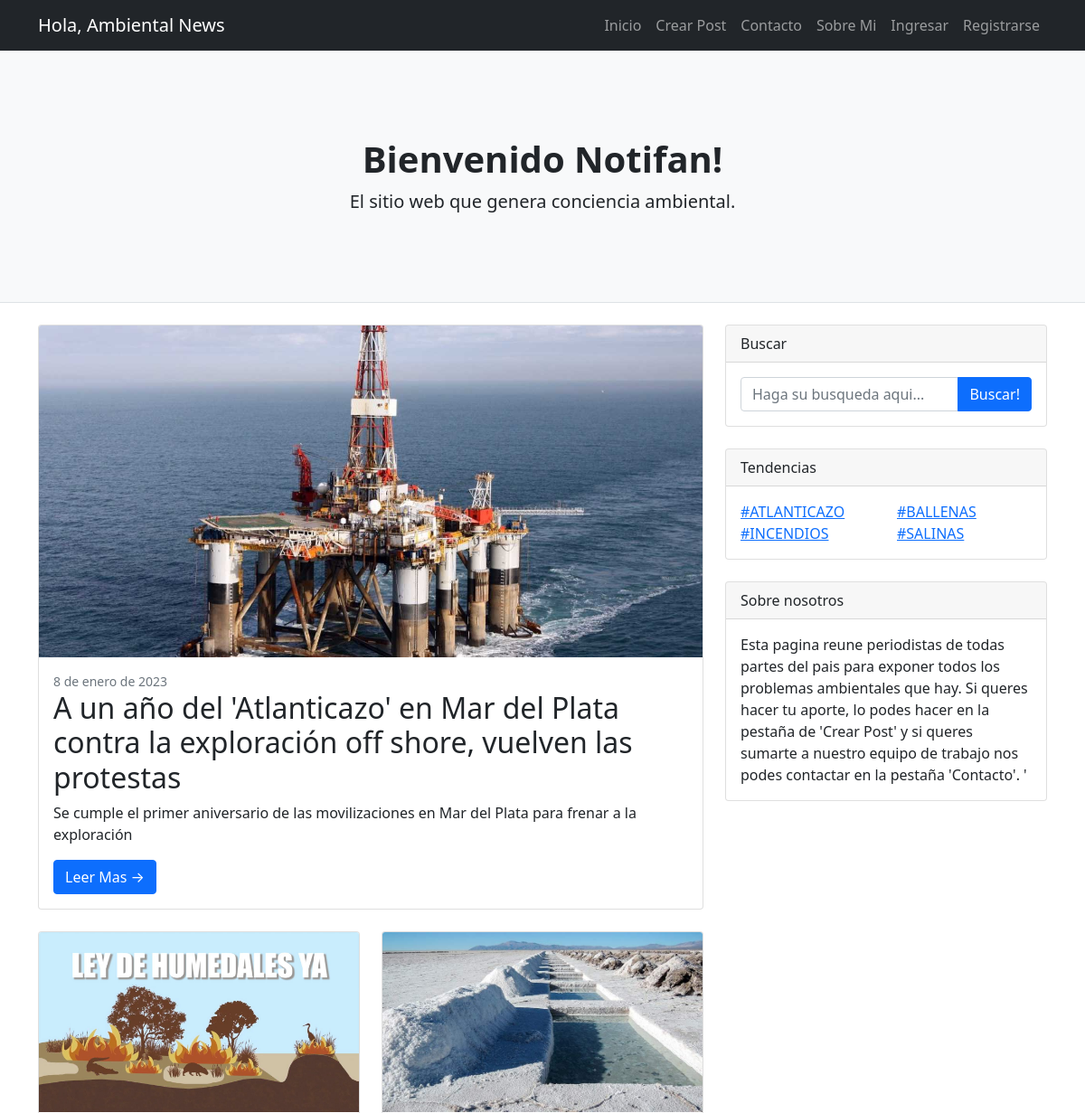
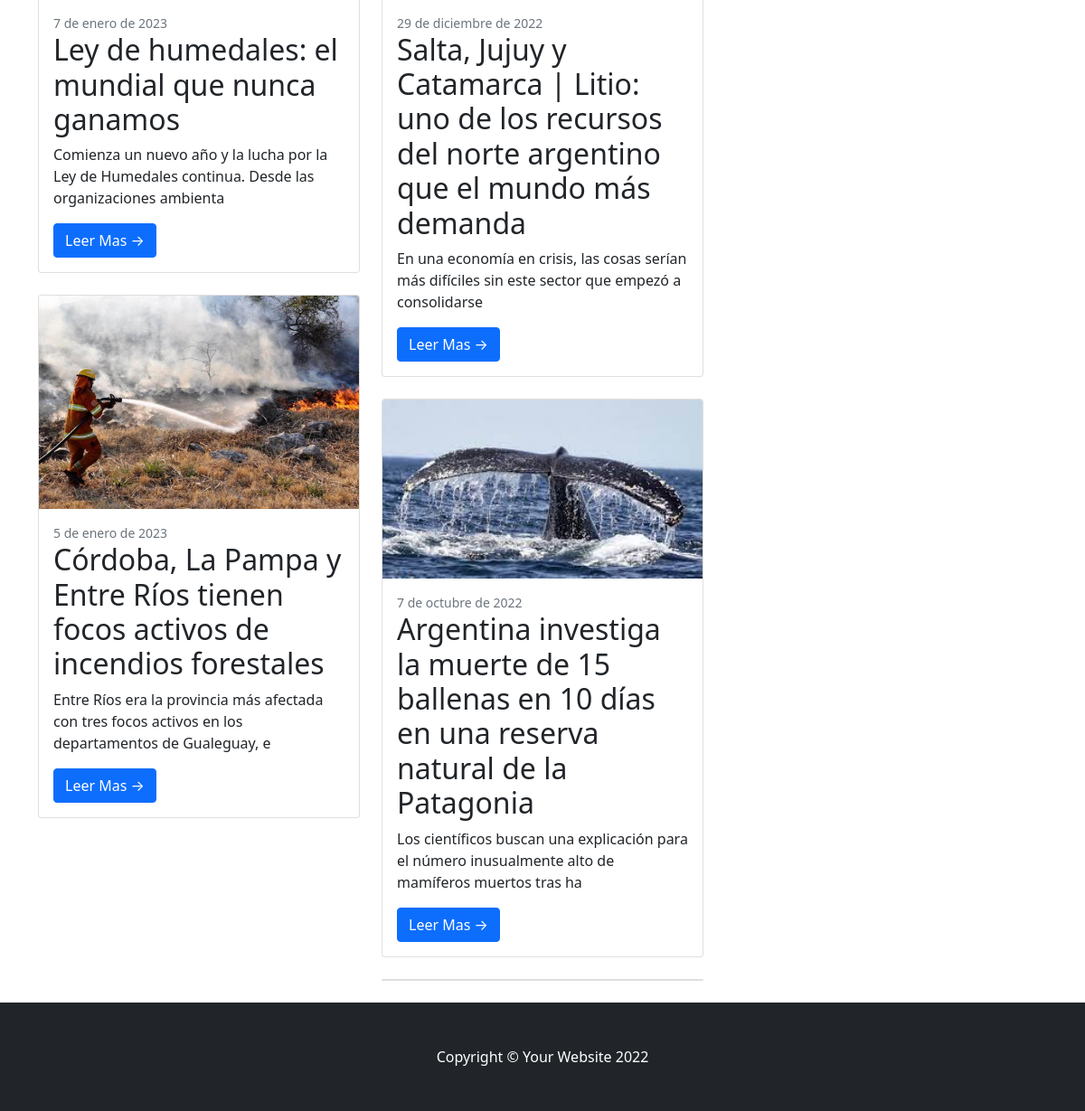
The app's page /ambientalnews/ with its own data (2 pictures, top to bottom).
### ambientalnews/models.py (models this page shows)
class Post(models.Model):
    titulo = models.CharField(max_length=100)
    sub_titulo = models.CharField(max_length=100)
    texto = models.TextField(max_length=3000)
    publicado_el = models.DateField()
    imagen = models.ImageField(upload_to="posteos", null="True", blank=True)

### ambientalnews/views.py (the view)
# urls.py: path('ambientalnews/', index, name='inicio'),
def index(request):
    posts = Post.objects.order_by('-publicado_el').all()
    return render(request, "ambientalnews/index.html", {"posts": posts})

### ambientalnews/templates/ambientalnews/index.html (shortened to what this page needs)
{% extends 'ambientalnews/base.html' %}
{% block contenido %}
<div class="container">
    <div class="row">
        <div class="col-lg-8">
            {% if posts %}
                <div class="card mb-4">
                    {% if posts.0 %}
                            <a href="#!"><img class="card-img-top" src="{{posts.0.imagen.url}}" alt="..." /></a>
                            <div class="card-body">
                                <div class="small text-muted">{{posts.0.publicado_el}}</div>
                                <h2 class="card-title">{{posts.0.titulo}}</h2>
                                <p class="card-text">{{posts.0.sub_titulo}}</p>
                                <a class="btn btn-primary" href="{% url 'post-detalle' posts.0.id %}">Leer Mas →</a>
                            </div>
                            {% endif %}
                </div>
                <div class="row">
                    <div class="col-lg-6">
                        <div class="card mb-4">
                            {% if posts.1 %}
                            <a href="#!"><img class="card-img-top" src="{{posts.1.imagen.url}}" alt="..." /></a>
                            <div class="card-body">
                                <div class="small text-muted">{{posts.1.publicado_el}}</div>
                                <h2 class="card-title">{{posts.1.titulo}}</h2>
                                <p class="card-text">{{posts.1.sub_titulo}}</p>
                                <a class="btn btn-primary" href="{% url 'post-detalle' posts.1.id %}">Leer Mas →</a>
                            </div>
                            {% endif %}
                        </div>
                        <div class="card mb-4">
                            {% if posts.2 %}
                            <a href="#!"><img class="card-img-top" src="{{posts.2.imagen.url}}" alt="..." /></a>
                            <div class="card-body">
                                <div class="small text-muted">{{posts.2.publicado_el}}</div>
                                <h2 class="card-title">{{posts.2.titulo}}</h2>
                                <p class="card-text">{{posts.2.sub_titulo}}</p>
                                <a class="btn btn-primary" href="{% url 'post-detalle' posts.2.id %}">Leer Mas →</a>
                            </div>
                            {% endif %}
                        </div>
                    </div>
                    <div class="col-lg-6">
                        <div class="card mb-4">
                            {% if posts.3 %}
                            <a href="#!"><img class="card-img-top" src="{{posts.3.imagen.url}}" alt="..." /></a>
                            <div class="card-body">
                                <div class="small text-muted">{{posts.3.publicado_el}}</div>
                                <h2 class="card-title">{{posts.3.titulo}}</h2>
                                <p class="card-text">{{posts.3.sub_titulo}}</p>
                                <a class="btn btn-primary" href="{% url 'post-detalle' posts.3.id %}">Leer Mas →</a>
                            </div>
                            {% endif %}
                        </div>
                        <div class="card mb-4">
                            {% if posts.4 %}
                            <a href="#!"><img class="card-img-top" src="{{posts.4.imagen.url}}" alt="..." /></a>
                            <div class="card-body">
                                <div class="small text-muted">{{posts.4.publicado_el}}</div>
                                <h2 class="card-title">{{posts.4.titulo}}</h2>
                                <p class="card-text">{{posts.4.sub_titulo}}</p>
                                <a class="btn btn-primary" href="{% url 'post-detalle' posts.4.id %}">Leer Mas →</a>
                            </div>
                            {% endif %}
                        </div>
                        <div class="card mb-4">
                        </div>
                    </div>
                </div>
            {% else %}
                <h1>No hay posts</h1>
            {% endif %}
            </div>
        <div class="col-lg-4">
            <div class="card mb-4">
                <div class="card-header">Buscar</div>
                <div class="card-body">
                    <div class="input-group">
                        <input class="form-control" type="text" placeholder="Haga su busqueda aqui..." aria-label="Enter search term..." aria-describedby="button-search" />
                        <button class="btn btn-primary" id="button-search" type="button">Buscar!</button>
                    </div>
                </div>
            </div>
            <div class="card mb-4">
                <div class="card-header">Tendencias</div>
                <div class="card-body">
                    <div class="row">
                        <div class="col-sm-6">
                            <ul class="list-unstyled mb-0">
                                <li><a href="/ambientalnews/12/detalle/">#ATLANTICAZO</a></li>
                                <li><a href="/ambientalnews/2/detalle/">#INCENDIOS</a></li>
                            </ul>
                        </div>
                        <div class="col-sm-6">
                            <ul class="list-unstyled mb-0">
                                <li><a href="/ambientalnews/4/detalle/">#BALLENAS</a></li>
                                <li><a href="/ambientalnews/3/detalle/">#SALINAS</a></li>
                            </ul>
                        </div>
                    </div>
                </div>
            </div>
            <div class="card mb-4">
                <div class="card-header">Sobre nosotros</div>
                <div class="card-body">Esta pagina reune periodistas de todas partes del pais para exponer todos los problemas ambientales que hay. Si queres hacer tu aporte, lo podes hacer en la pestaña de 'Crear Post' y si queres sumarte a nuestro equipo de trabajo nos podes contactar en la pestaña 'Contacto'. '</div>
            </div>
        </div>
    </div>
</div>
{% endblock %}

### records on screen
Post: imagen (picture), publicado_el "8 de enero de 2023", titulo "A un año del 'Atlanticazo' en Mar del Plata contra la exploración off shore, vuelven las protestas", sub_titulo "Se cumple el primer aniversario de las movilizaciones en Mar del Plata para frenar a la exploración"
Post: imagen (placeholder picture), publicado_el "7 de enero de 2023", titulo "Ley de humedales: el mundial que nunca ganamos", sub_titulo "Comienza un nuevo año y la lucha por la Ley de Humedales continua. Desde las organizaciones ambienta"
Post: imagen (picture), publicado_el "5 de enero de 2023", titulo "Córdoba, La Pampa y Entre Ríos tienen focos activos de incendios forestales", sub_titulo "Entre Ríos era la provincia más afectada con tres focos activos en los departamentos de Gualeguay, e"
Post: imagen (picture), publicado_el "29 de diciembre de 2022", titulo "Salta, Jujuy y Catamarca | Litio: uno de los recursos del norte argentino que el mundo más demanda", sub_titulo "En una economía en crisis, las cosas serían más difíciles sin este sector que empezó a consolidarse"
Post: imagen (picture), publicado_el "7 de octubre de 2022", titulo "Argentina investiga la muerte de 15 ballenas en 10 días en una reserva natural de la Patagonia", sub_titulo "Los científicos buscan una explicación para el número inusualmente alto de mamíferos muertos tras ha"
